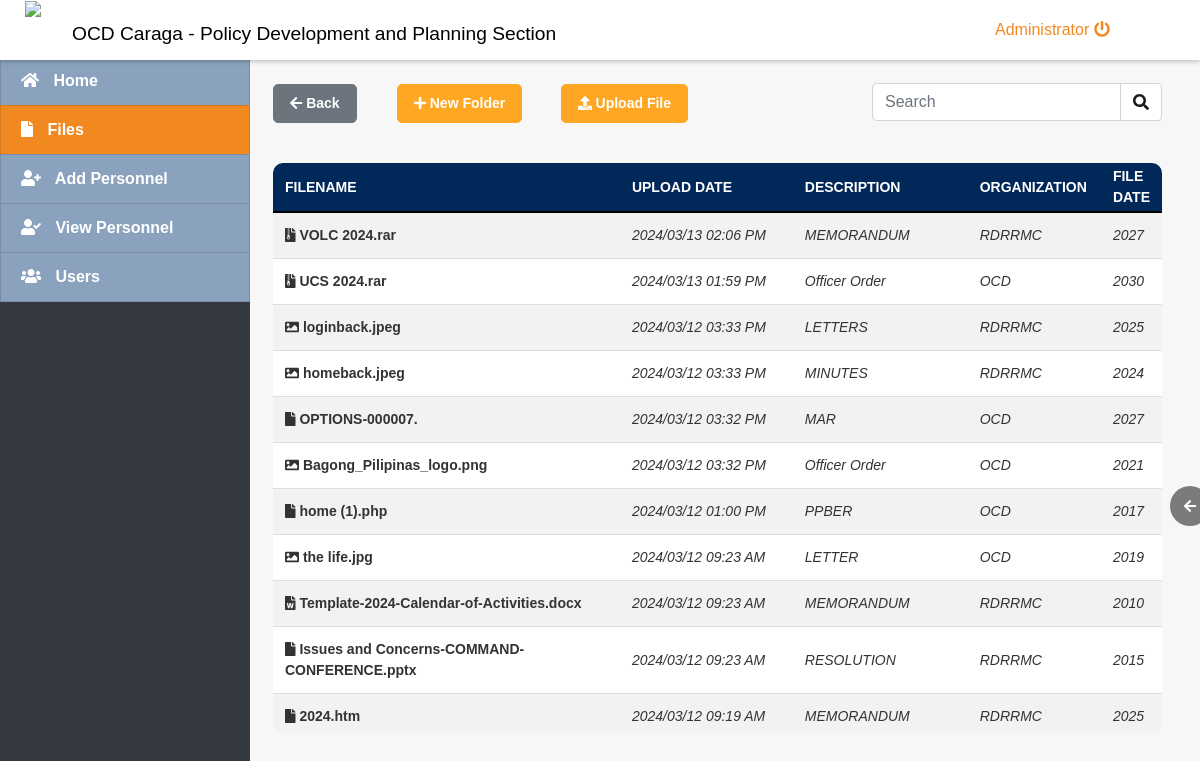
/index.php?page=files (signed in), run on the app's committed database.
### tables this page shows
CREATE TABLE `files` (
  `id` int(11) NOT NULL,
  `name` varchar(200) NOT NULL,
  `description` text NOT NULL,
  `user_id` int(30) NOT NULL,
  `folder_id` int(30) NOT NULL,
  `file_type` varchar(50) NOT NULL,
  `file_path` text NOT NULL,
  `is_public` tinyint(1) DEFAULT 0,
  `date_updated` datetime NOT NULL DEFAULT current_timestamp() ON UPDATE current_timestamp(),
  `organization` varchar(255) NOT NULL,
  `year` int(4) NOT NULL
);

### files.php (the view, shortened to what this page needs)
<!DOCTYPE html>
<html lang="en">
<head>
    <link rel="stylesheet" href="styles.css">
<?php
include 'db_connect.php';
$folder_parent = isset($_GET['fid'])? $_GET['fid'] : 0;
$files = $conn->query("SELECT *, organization FROM files where folder_id = $folder_parent and user_id = '".$_SESSION['login_id']."'  order by date_updated desc");
?>
<body>
<button id="sidebar-toggle" class="toggle-button">
    <span class="fas fa-arrow-left chevron"></span>
</button>
<div class="container-fluid">
    <div class="row align-items-center">
        <div class="col-md-auto">
            <button class="btn btn-primary btn-smb custom-back-button" id="back" onclick="goBack()">
                <i class="fa fa-arrow-left"></i> Back
            </button>
        </div>
        <div class="col-md-auto">
            <button class="btn btn-primary btn-sm" id="new_folder"><i class="fa fa-plus"></i> New Folder</button>
            <button class="btn btn-primary btn-sm ml-4" id="new_file"><i class="fa fa-upload"></i> Upload File</button>
        </div>
        <div class="col-md-auto ml-auto">
            <div class="input-group mt-n4 mr-3">
                <input type="text" class="form-control" id="search" placeholder="Search" aria-label="Search" aria-describedby="search-addon">
                <div class="input-group-append">
                    <span class="input-group-text" id="search-addon"><i class="fa fa-search"></i></span>
                </div>
            </div>
        </div>
    </div>
</div>
<div class="container-fluid">
    <div class="col-lg-12">
        <div class="row">
            <div class="card-body">
            </div>
        </div>
    </div>
    <div class="row">
        <div class="col-md-12 table-container">
            <table id="file-table">
                <tr>
                    <th width="40%">Filename</th>
                    <th width="20%">Upload Date</th>
                    <th width="20%">Description</th>
                    <th width="15%">Organization</th>
                    <th width="20%">File Date</th>
                </tr>
						<?php
while($row=$files->fetch_assoc()):
    $name = explode(' ||',$row['name']);
    $name = isset($name[1]) ? $name[0] ." (".$name[1].").".$row['file_type'] : $name[0] .".".$row['file_type'];
    $img_arr = array('png','jpg','jpeg','gif','psd','tif');
    $doc_arr = array('doc','docx');
    $icon ='fa-file';
    if(in_array(strtolower($row['file_type']),$img_arr))
        $icon ='fa-image';
    if(in_array(strtolower($row['file_type']),$doc_arr))
        $icon ='fa-file-word';
    if(in_array(strtolower($row['file_type']),['zip','rar','tar']))
        $icon ='fa-file-archive';
?>
<tr class='file-item' data-id="<?php echo $row['id'] ?>" data-name="<?php echo $name ?>">
                            <td>
                                <large><span><i class="fa <?php echo $icon ?>"></i></span><b class="to_file"> <?php echo $name ?></b></large>
                            </td>
                            <td><i class="to_file"><?php echo date('Y/m/d h:i A', strtotime($row['date_updated'])) ?></i></td>
                            <td><i class="to_file"><?php echo $row['description'] ?></i></td>
                            <td><i class="to_file"><?php echo $row['organization'] ?></i></td>
                            <td><i class="to_file"><?php echo $row['year'] ?></i></td>
                        </tr>
                    <?php endwhile; ?>
                </table>
            </div>
        </div>
    </div>

### assets/css/style.css (style rules this page uses)
body { font-family: "Open Sans", sans-serif; color: #000000; width: 100%; height: calc(100%); }

### styles.css (style rules this page uses)
.row { display: flex; -ms-flex-wrap: wrap; flex-wrap: wrap; margin-right: 0vw; margin-left: -15px; }
#file-table { width: 100%; border-collapse: collapse; }
#file-table tbody tr { display: table-row; }
.table-container { height: 570px; max-height: 700px; overflow-y: auto; width: 100%; }
#file-table { width: 100%; border-collapse: collapse; background-color: white; }
#file-table th { background-color: #ffa500; color: white; position: sticky; top: 0; z-index: 2; }
#file-table th, #file-table td { padding: 8px; text-align: left; border-bottom: 1px solid #002858; }

### index.php (style rules this page uses)
body { background: #80808045; }

### files.php (style rules this page uses)
body { font-family: Arial, sans-serif; background-color: #f7f7f7; color: #333; }
.container-fluid { margin-top: 20px; }
.card-body { margin-bottom: -100px; }
.btn { border-radius: 5px; font-weight: bold; transition: all 0.3s ease; }
.btn-primary { background-color: #ffa722; border-color: #ffa722; color: #fff; font-size: 14px; padding: 8px 16px; margin-right: 10px; }
.form-control { border-radius: 5px; }
#file-table { width: 100%; border-collapse: collapse; border-radius: 10px; overflow: hidden; }
#file-table th, #file-table td { padding: 12px; text-align: left; border-bottom: 1px solid #ddd; color: #333; font-size: 14px; }
#file-table th { background-color: #002858; border-bottom: 2px solid black; color: #fff; font-weight: bold; padding-top: 3px; padding-bottom: 3px; text-transform: uppercase; }
#file-table tr:nth-child(even) { background-color: #f2f2f2; }
.input-group { margin-top: 20px; }
.input-group-text { background-color: #ffffff; color: #1b1b1b; }
#back { font-size: 14px; padding: 8px 16px; margin-bottom: 20px; transition: all 0.3s ease; background-color: #ffa72; border-color: #ffa72; color: #fff; border-radius: 5px; }
#new_folder, #new_file { font-size: 14px; padding: 8px 16px; margin-bottom: 20px; transition: all 0.3s ease; background-color: #ffa72; border-color: #ffa72; color: #fff; border-radius: 5px; }
#sidebar-toggle { position: fixed; top: 50%; transform: translateY(-50%); right: -10px; z-index: 10000; color: #fff; background-color: rgba(0, 0, 0, 0.5); border: none; border-radius: 50%; width: 40px; height: 40px; font-size: 20px; display: flex; justify-content: center; align-items: center; cursor: pointer; transition: background-color 0.3s ease; }
.toggle-button { position: relative; top: 20px; right: 20px; z-index: 10000; color: #fff; background-color: #007bff; border: none; border-radius: 50%; width: 50px; height: 50px; font-size: 24px; display: flex; justify-content: center; align-items: center; cursor: pointer; transition: background-color 0.3s ease; overflow: hidden; }
.toggle-button .chevron { position: absolute; left: 50%; top: 50%; transform: translate(-50%, -50%) scale(0.7); z-index: -1; color: #fff; }
.chevron { position: absolute; left: 50%; top: 50%; transform: translate(-50%, -50%); z-index: 1; }
.custom-back-button { background-color: #6c757d; border-color: #6c757d; color: #fff; }

### data on the page
files: name "VOLC 2024.rar", date_updated "2024/03/13 02:06 PM", description "MEMORANDUM", organization "RDRRMC", year "2027"
files: name "UCS 2024.rar", date_updated "2024/03/13 01:59 PM", description "Officer Order", organization "OCD", year "2030"
files: name "loginback.jpeg", date_updated "2024/03/12 03:33 PM", description "LETTERS", organization "RDRRMC", year "2025"
files: name "homeback.jpeg", date_updated "2024/03/12 03:33 PM", description "MINUTES", organization "RDRRMC", year "2024"
files: name "OPTIONS-000007.", date_updated "2024/03/12 03:32 PM", description "MAR", organization "OCD", year "2027"
files: name "Bagong_Pilipinas_logo.png", date_updated "2024/03/12 03:32 PM", description "Officer Order", organization "OCD", year "2021"
files: name "home (1).php", date_updated "2024/03/12 01:00 PM", description "PPBER", organization "OCD", year "2017"
files: name "the life.jpg", date_updated "2024/03/12 09:23 AM", description "LETTER", organization "OCD", year "2019"
files: name "Template-2024-Calendar-of-Activities.docx", date_updated "2024/03/12 09:23 AM", description "MEMORANDUM", organization "RDRRMC", year "2010"
files: name "Issues and Concerns-COMMAND-CONFERENCE.pptx", date_updated "2024/03/12 09:23 AM", description "RESOLUTION", organization "RDRRMC", year "2015"
files: name "2024.htm", date_updated "2024/03/12 09:19 AM", description "MEMORANDUM", organization "RDRRMC", year "2025"

### other printed values
$_SESSION['login_name'] "Administrator"
